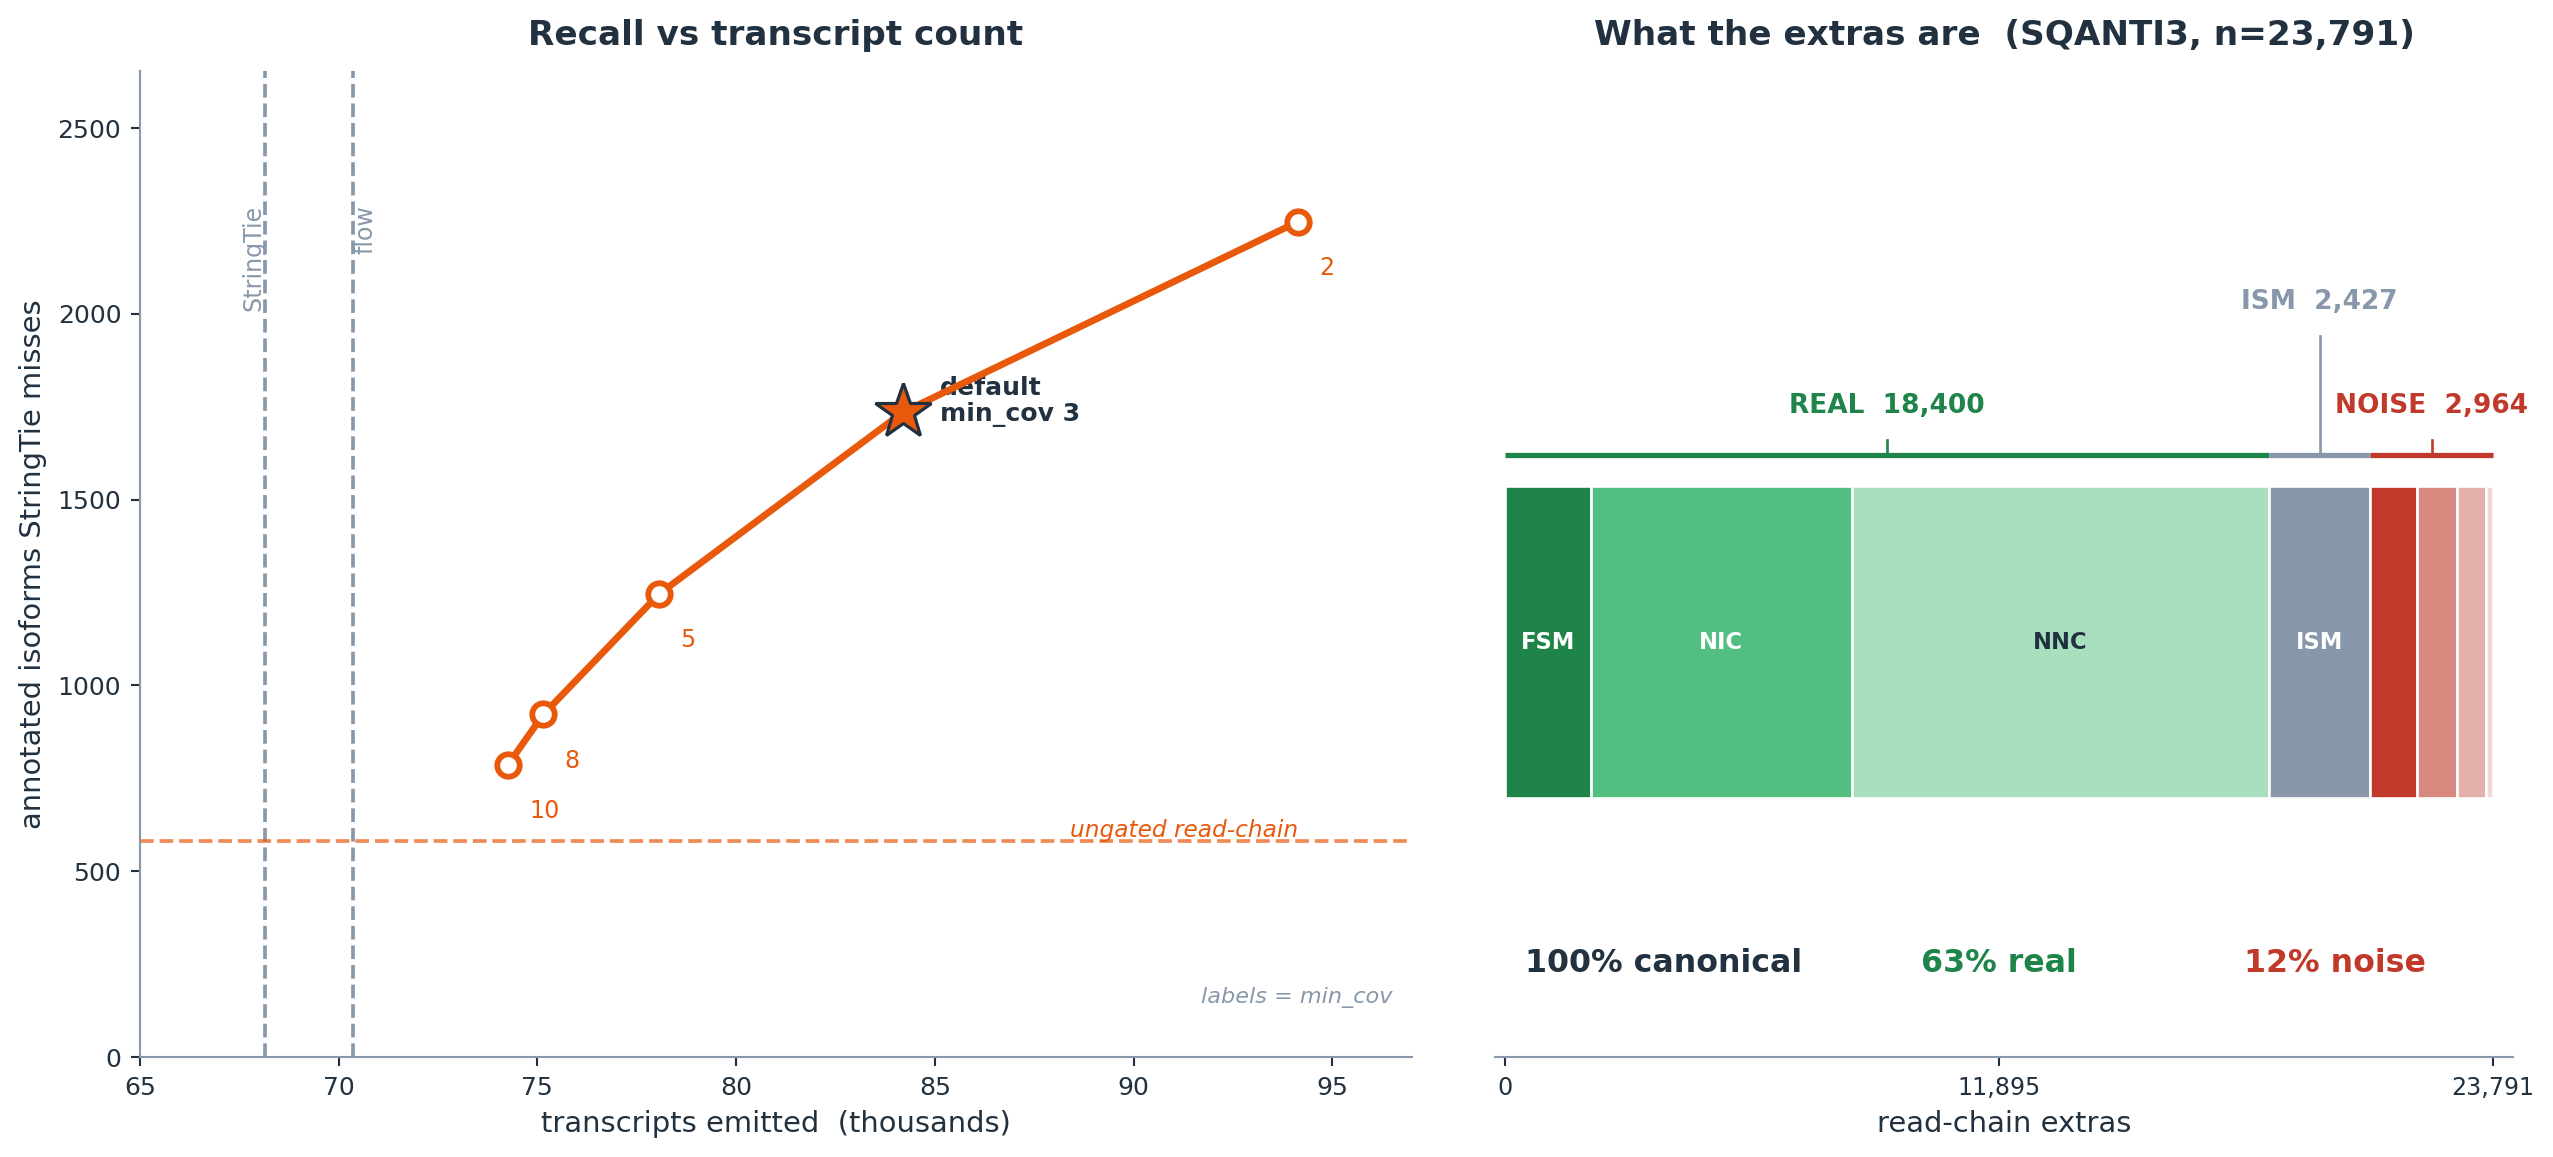

Here is the Python script that generated this plot:
import matplotlib
matplotlib.use("Agg")
import json
import matplotlib.pyplot as plt
from matplotlib.patches import FancyBboxPatch

# ---- Palette (shared style guide) ----
NAVY = "#22313f"
GRAY = "#8898aa"
ORANGE = "#e8590c"
GREEN = "#1e8449"
RED = "#c0392b"

with open("/tmp/cre_guided/figdata/quant.json") as fh:
    Q = json.load(fh)

sweep = sorted(Q["sweep"], key=lambda d: d["min_cov"])
shipped_mc = Q["shipped_min_cov"]
st_tx = Q["stringtie_tx"]
flow_tx = Q["flow_tx"]
ung_rc = Q["tools"]["ungated_readchain"]["beat_st"]

fig, (axL, axR) = plt.subplots(
    1, 2, figsize=(13.6, 6.2),
    gridspec_kw={"width_ratios": [1.25, 1.0]})

# =====================================================================
# LEFT: recall vs transcript count (min_cov sweep)
# =====================================================================
xs = [d["total_tx"] / 1000.0 for d in sweep]
ys = [d["beat_st"] for d in sweep]

# reference lines
axL.axvline(st_tx / 1000.0, color=GRAY, ls="--", lw=1.4, zorder=1)
axL.axvline(flow_tx / 1000.0, color=GRAY, ls="--", lw=1.4, zorder=1)
axL.axhline(ung_rc, color=ORANGE, ls="--", lw=1.4, alpha=0.7, zorder=1)

# sweep curve
axL.plot(xs, ys, "-", color=ORANGE, lw=2.6, zorder=4, solid_capstyle="round")

for d in sweep:
    x = d["total_tx"] / 1000.0
    y = d["beat_st"]
    if d["min_cov"] == shipped_mc:
        axL.plot(x, y, marker="*", ms=22, color=ORANGE,
                 markeredgecolor=NAVY, markeredgewidth=1.2, zorder=6)
        axL.annotate("default\nmin_cov 3", (x, y),
                     textcoords="offset points", xytext=(14, 4),
                     ha="left", va="center", fontsize=9.5,
                     fontweight="bold", color=NAVY, linespacing=1.1)
    else:
        axL.plot(x, y, marker="o", ms=8.5, color="white",
                 markeredgecolor=ORANGE, markeredgewidth=2.2, zorder=5)
        axL.annotate(f"{d['min_cov']}", (x, y),
                     textcoords="offset points", xytext=(8, -13),
                     ha="left", va="top", fontsize=9, color=ORANGE)

# reference labels
ymax = max(ys)
axL.text(st_tx / 1000.0, ymax * 1.02, "StringTie", rotation=90,
         ha="right", va="top", fontsize=9, color=GRAY)
axL.text(flow_tx / 1000.0, ymax * 1.02, "flow", rotation=90,
         ha="left", va="top", fontsize=9, color=GRAY)
axL.text(xs[0], ung_rc, "ungated read-chain", ha="right", va="bottom",
         fontsize=8.8, color=ORANGE, style="italic")

# "min_cov" annotation near the open markers
axL.text(0.985, 0.05, "labels = min_cov", transform=axL.transAxes,
         ha="right", va="bottom", fontsize=8.5, color=GRAY, style="italic")

axL.set_xlabel("transcripts emitted  (thousands)", fontsize=11, color=NAVY)
axL.set_ylabel("annotated isoforms StringTie misses", fontsize=11, color=NAVY)
axL.set_title("Recall vs transcript count", fontsize=13,
              fontweight="bold", color=NAVY, pad=10)
axL.set_xlim(65, 97)
axL.set_ylim(0, ymax * 1.18)
axL.spines["top"].set_visible(False)
axL.spines["right"].set_visible(False)
axL.spines["left"].set_color(GRAY)
axL.spines["bottom"].set_color(GRAY)
axL.tick_params(colors=NAVY, labelsize=9.5)

# =====================================================================
# RIGHT: what the read-chain extras are (SQANTI3 stacked bar)
# =====================================================================
ex = Q["sqanti_extras"]
n = sum(ex.values())

real = ex["full-splice_match"] + ex["novel_in_catalog"] + ex["novel_not_in_catalog"]
ism = ex["incomplete-splice_match"]
noise = (ex["intergenic"] + ex["antisense"] + ex["fusion"]
         + ex["genic_intron"] + ex["genic"])

# ordered segments: REAL (green shades), ISM (gray), NOISE (red shades)
segs = [
    ("FSM", ex["full-splice_match"], "#1e8449", "white"),
    ("NIC", ex["novel_in_catalog"], "#52be80", "white"),
    ("NNC", ex["novel_not_in_catalog"], "#a9dfbf", NAVY),
    ("ISM", ism, GRAY, "white"),
    ("", ex["intergenic"], "#c0392b", "white"),
    ("", ex["fusion"], "#d98880", NAVY),
    ("", ex["antisense"], "#e6b0aa", NAVY),
    ("", ex["genic_intron"] + ex["genic"], "#f2d7d5", NAVY),
]

y0 = 0.40
h = 0.30
left = 0.0
for label, val, col, tcol in segs:
    axR.barh(y0, val, left=left, height=h, color=col,
             edgecolor="white", linewidth=1.0, zorder=3)
    if label and val / n > 0.05:
        axR.text(left + val / 2.0, y0, label,
                 ha="center", va="center", fontsize=8.6,
                 color=tcol, fontweight="bold")
    left += val

# group brackets / labels above the bar (alternating heights to avoid overlap)
def group_label(x0, x1, text, color, lift):
    ytop = y0 + h / 2.0
    yb = ytop + 0.03
    axR.plot([x0, x1], [yb, yb], color=color, lw=2.0,
             solid_capstyle="butt", zorder=4)
    xc = (x0 + x1) / 2.0
    axR.plot([xc, xc], [yb, yb + lift - 0.02], color=color, lw=1.0, zorder=4)
    axR.text(xc, yb + lift, text, ha="center", va="bottom",
             fontsize=10, fontweight="bold", color=color)

group_label(0, real, f"REAL  {real:,}", GREEN, 0.035)
group_label(real, real + ism, f"ISM  {ism:,}", GRAY, 0.135)
group_label(real + ism, n, f"NOISE  {noise:,}", RED, 0.035)

# three short facts (one clean row below the bar)
pct = Q["sqanti_pct"]
facts = [
    (f"{pct['canonical']}% canonical", NAVY),
    (f"{pct['real_FSM_NIC_NNC']}% real", GREEN),
    (f"{pct['noise']}% noise", RED),
]
fx = [0.16, 0.5, 0.84]
for (txt, col), fpos in zip(facts, fx):
    axR.text(fpos * n, y0 - h / 2.0 - 0.16, txt, ha="center", va="center",
             fontsize=12, fontweight="bold", color=col,
             transform=axR.transData)

axR.set_xlim(-0.01 * n, 1.02 * n)
axR.set_ylim(0.0, 0.95)
axR.set_yticks([])
axR.set_xticks([0, n / 2.0, n])
axR.set_xticklabels(["0", f"{int(n/2):,}", f"{n:,}"], fontsize=9, color=NAVY)
axR.set_xlabel("read-chain extras", fontsize=11, color=NAVY)
axR.set_title(f"What the extras are  (SQANTI3, n={n:,})",
              fontsize=13, fontweight="bold", color=NAVY, pad=10)
for sp in ("top", "right", "left"):
    axR.spines[sp].set_visible(False)
axR.spines["bottom"].set_color(GRAY)
axR.tick_params(colors=NAVY)

plt.tight_layout(w_pad=3.0)
plt.savefig("/mnt/c/Users/jfris/Desktop/Rustle/bench/readcoherence_fig/fig5_results.png",
            dpi=190, bbox_inches="tight", facecolor="white")
print("done", "real", real, "ism", ism, "noise", noise, "n", n)
